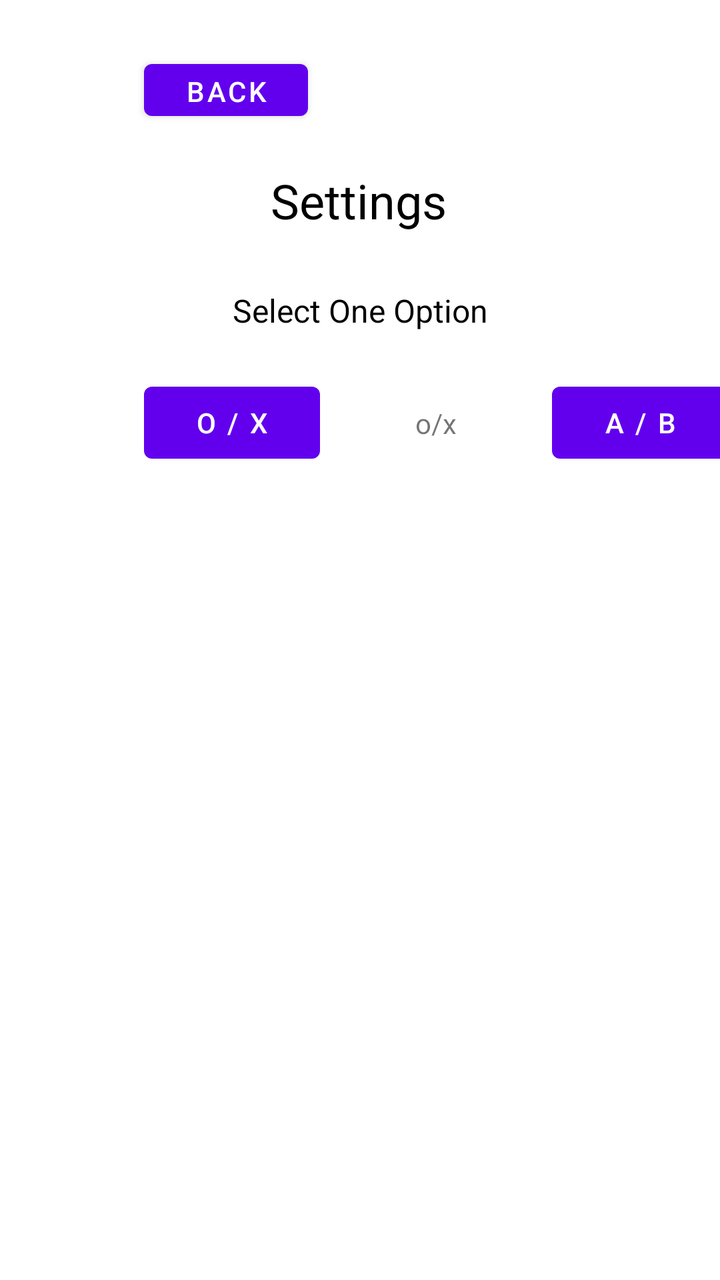
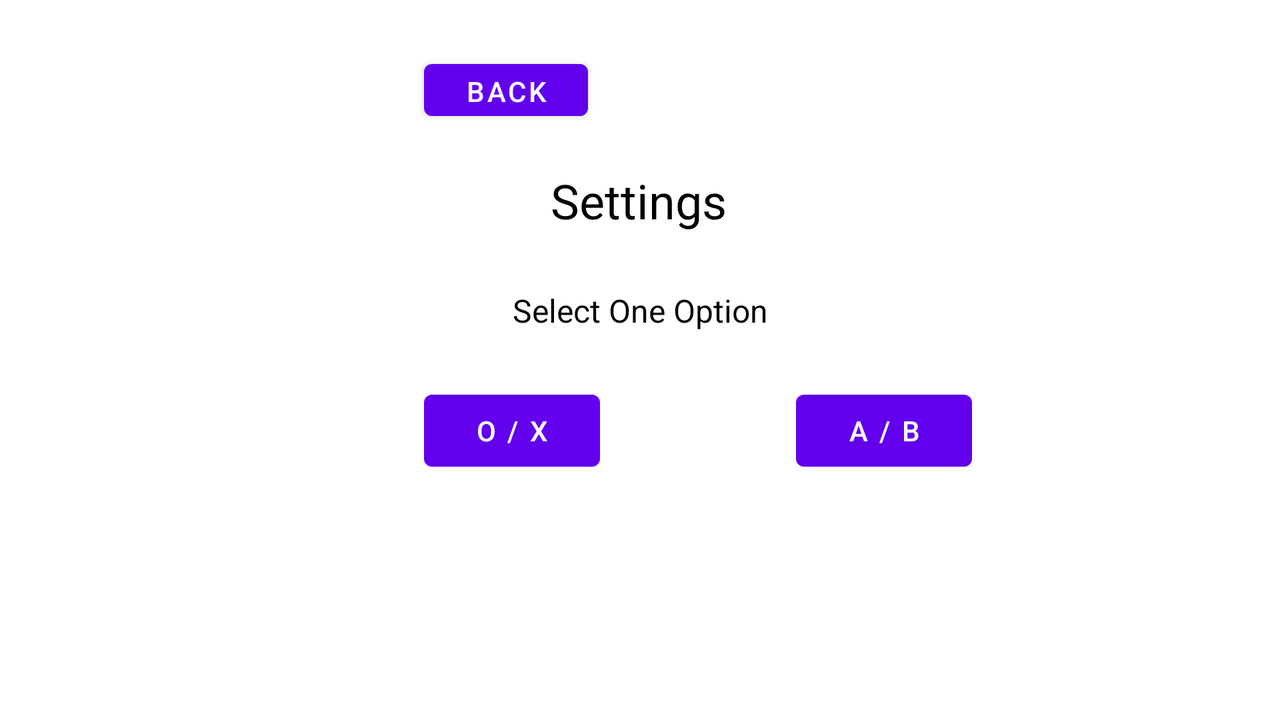

The same Android screen from two of the app's own layout files: first res/layout/ as a phone draws it, then the repository's variant for another configuration, drawn on a device whose configuration selects that folder. Both files follow.
<!-- AndroidManifest.xml: application theme Theme.Farmer_chess -->
<!-- res/layout/settings.xml -->
<?xml version="1.0" encoding="utf-8"?>
<androidx.constraintlayout.widget.ConstraintLayout xmlns:android="http://schemas.android.com/apk/res/android"
    xmlns:app="http://schemas.android.com/apk/res-auto"
    xmlns:tools="http://schemas.android.com/tools"
    android:layout_width="match_parent"
    android:layout_height="match_parent">

    <TextView
        android:id="@+id/textView2"
        android:layout_width="wrap_content"
        android:layout_height="wrap_content"
        android:layout_marginTop="84dp"
        android:text="@string/settings"
        android:textColor="#000000"
        android:textSize="24sp"
        app:layout_constraintEnd_toEndOf="parent"
        app:layout_constraintHorizontal_bias="0.498"
        app:layout_constraintStart_toStartOf="parent"
        app:layout_constraintTop_toTopOf="parent" />

    <TextView
        android:id="@+id/textView3"
        android:layout_width="181dp"
        android:layout_height="27dp"
        android:layout_marginTop="28dp"
        android:text="Select One Option"
        android:textAlignment="center"
        android:textColor="#000000"
        android:textSize="16sp"
        app:layout_constraintEnd_toEndOf="parent"
        app:layout_constraintStart_toStartOf="parent"
        app:layout_constraintTop_toBottomOf="@+id/textView2" />

    <Button
        android:id="@+id/ox"
        android:layout_width="wrap_content"
        android:layout_height="wrap_content"
        android:layout_marginStart="72dp"
        android:layout_marginTop="16dp"
        android:onClick="ox"
        android:text="O / X"
        app:layout_constraintStart_toStartOf="parent"
        app:layout_constraintTop_toBottomOf="@+id/textView3" />

    <Button
        android:id="@+id/ab"
        android:layout_width="wrap_content"
        android:layout_height="wrap_content"
        android:layout_marginStart="116dp"
        android:text="A / B"
        app:layout_constraintEnd_toEndOf="parent"
        app:layout_constraintHorizontal_bias="0.0"
        app:layout_constraintStart_toEndOf="@+id/ox"
        app:layout_constraintTop_toTopOf="@+id/ox" />

    <TextView
        android:id="@+id/option"
        android:layout_width="wrap_content"
        android:layout_height="wrap_content"
        android:text="o/x"
        app:layout_constraintBottom_toBottomOf="@+id/ox"
        app:layout_constraintEnd_toStartOf="@+id/ab"
        app:layout_constraintStart_toEndOf="@+id/ox"
        app:layout_constraintTop_toTopOf="@+id/ox" />

    <Button
        android:id="@+id/back_settings"
        android:layout_width="82dp"
        android:layout_height="38dp"
        android:text="@string/back"
        app:layout_constraintBottom_toTopOf="@+id/textView2"
        app:layout_constraintEnd_toEndOf="parent"
        app:layout_constraintHorizontal_bias="0.0"
        app:layout_constraintStart_toStartOf="@+id/ox"
        app:layout_constraintTop_toTopOf="parent"
        app:layout_constraintVertical_bias="0.565" />

</androidx.constraintlayout.widget.ConstraintLayout>
<!-- resources referenced by this layout -->
<resources>
  <string name="back">Back</string>
  <string name="settings">Settings</string>
  <style name="Theme.Farmer_chess" parent="Theme.MaterialComponents.DayNight.DarkActionBar">
          
          <item name="colorPrimary">@color/purple_500</item>
          <item name="colorPrimaryVariant">@color/purple_700</item>
          <item name="colorOnPrimary">@color/white</item>
          
          <item name="colorSecondary">@color/teal_200</item>
          <item name="colorSecondaryVariant">@color/teal_700</item>
          <item name="colorOnSecondary">@color/black</item>
          
          <item name="android:statusBarColor" tools:targetApi="l">?attr/colorPrimaryVariant</item>
          
      </style>
</resources>
<!-- res/layout-land/settings.xml (the repository's variant of the layout above) -->
<!-- drawn on the phone turned sideways -->
<?xml version="1.0" encoding="utf-8"?>
<androidx.constraintlayout.widget.ConstraintLayout xmlns:android="http://schemas.android.com/apk/res/android"
    xmlns:app="http://schemas.android.com/apk/res-auto"
    xmlns:tools="http://schemas.android.com/tools"
    android:layout_width="match_parent"
    android:layout_height="match_parent">

    <TextView
        android:id="@+id/textView2"
        android:layout_width="wrap_content"
        android:layout_height="wrap_content"
        android:layout_marginTop="84dp"
        android:text="Settings"
        android:textColor="#000000"
        android:textSize="24sp"
        app:layout_constraintEnd_toEndOf="parent"
        app:layout_constraintHorizontal_bias="0.499"
        app:layout_constraintStart_toStartOf="parent"
        app:layout_constraintTop_toTopOf="parent" />

    <TextView
        android:id="@+id/textView3"
        android:layout_width="181dp"
        android:layout_height="27dp"
        android:layout_marginTop="28dp"
        android:text="Select One Option"
        android:textAlignment="center"
        android:textColor="#000000"
        android:textSize="16sp"
        app:layout_constraintEnd_toEndOf="parent"
        app:layout_constraintStart_toStartOf="parent"
        app:layout_constraintTop_toBottomOf="@+id/textView2" />

    <Button
        android:id="@+id/ox"
        android:layout_width="wrap_content"
        android:layout_height="wrap_content"
        android:layout_marginStart="212dp"
        android:layout_marginTop="20dp"
        android:text="O / X"
        app:layout_constraintStart_toStartOf="parent"
        app:layout_constraintTop_toBottomOf="@+id/textView3" />

    <Button
        android:id="@+id/ab"
        android:layout_width="wrap_content"
        android:layout_height="wrap_content"
        android:text="A / B"
        app:layout_constraintEnd_toEndOf="parent"
        app:layout_constraintHorizontal_bias="0.389"
        app:layout_constraintStart_toEndOf="@+id/ox"
        app:layout_constraintTop_toTopOf="@+id/ox" />

    <Button
        android:id="@+id/back_settings"
        android:layout_width="82dp"
        android:layout_height="38dp"
        android:text="Back"
        app:layout_constraintBottom_toTopOf="@+id/textView2"
        app:layout_constraintEnd_toEndOf="parent"
        app:layout_constraintHorizontal_bias="0.0"
        app:layout_constraintStart_toStartOf="@+id/ox"
        app:layout_constraintTop_toTopOf="parent"
        app:layout_constraintVertical_bias="0.565" />

</androidx.constraintlayout.widget.ConstraintLayout>
<!-- resources referenced by the variant -->
<!-- as the phone turned sideways resolves them -->
<resources>
  <style name="Theme.Farmer_chess" parent="Theme.MaterialComponents.DayNight.DarkActionBar">
          
          <item name="colorPrimary">@color/purple_500</item>
          <item name="colorPrimaryVariant">@color/purple_700</item>
          <item name="colorOnPrimary">@color/white</item>
          
          <item name="colorSecondary">@color/teal_200</item>
          <item name="colorSecondaryVariant">@color/teal_700</item>
          <item name="colorOnSecondary">@color/black</item>
          
          <item name="android:statusBarColor" tools:targetApi="l">?attr/colorPrimaryVariant</item>
          
      </style>
</resources>
